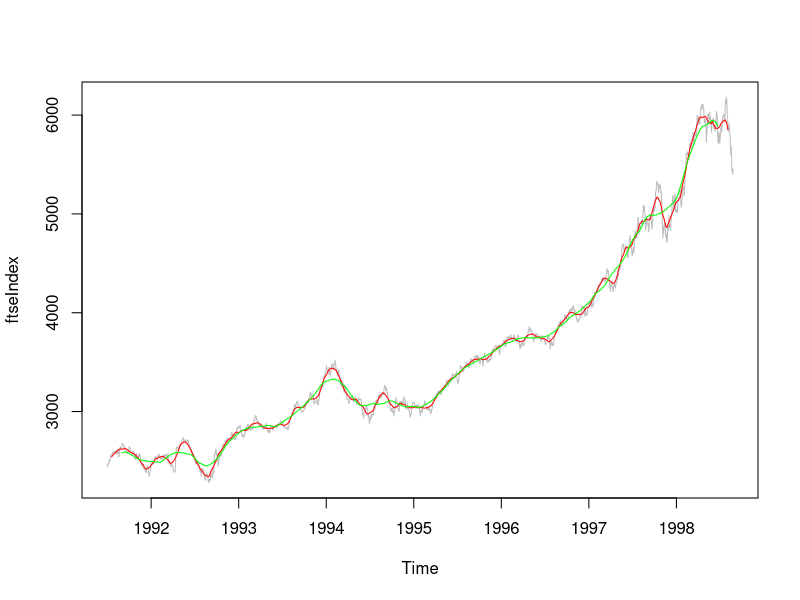

Source code (R):
doInstall <- TRUE
toInstall <- c("zoo")
if(doInstall){install.packages(toInstall, repos = "http://cran.us.r-project.org")}
lapply(toInstall, library, character.only = TRUE)

ftseIndex <- EuStockMarkets[, 4]
plot(ftseIndex, col = "GRAY")

# Calculate 10-day rolling mean, quickly:
smoothIndex <- rollmean(x = ftseIndex,  # original series
                        k = 30,  # width of the rolling window
                        fill = NA)  # Pads head and/or tail with NA
length(ftseIndex) == length(smoothIndex)
lines(smoothIndex, col = "RED")

# If there are NA values in the original series, you'll need rollapply()
ftseIndex[c(40, 90, 300)] <- NA
smoothIndex2 <- rollapply(data = ftseIndex,  # original series
                          width = 90,  # width of the rolling window
                          FUN = mean, na.rm = T,  # Any arbitrary function
                          fill = NA)  # Padding
lines(smoothIndex2, col = "GREEN")